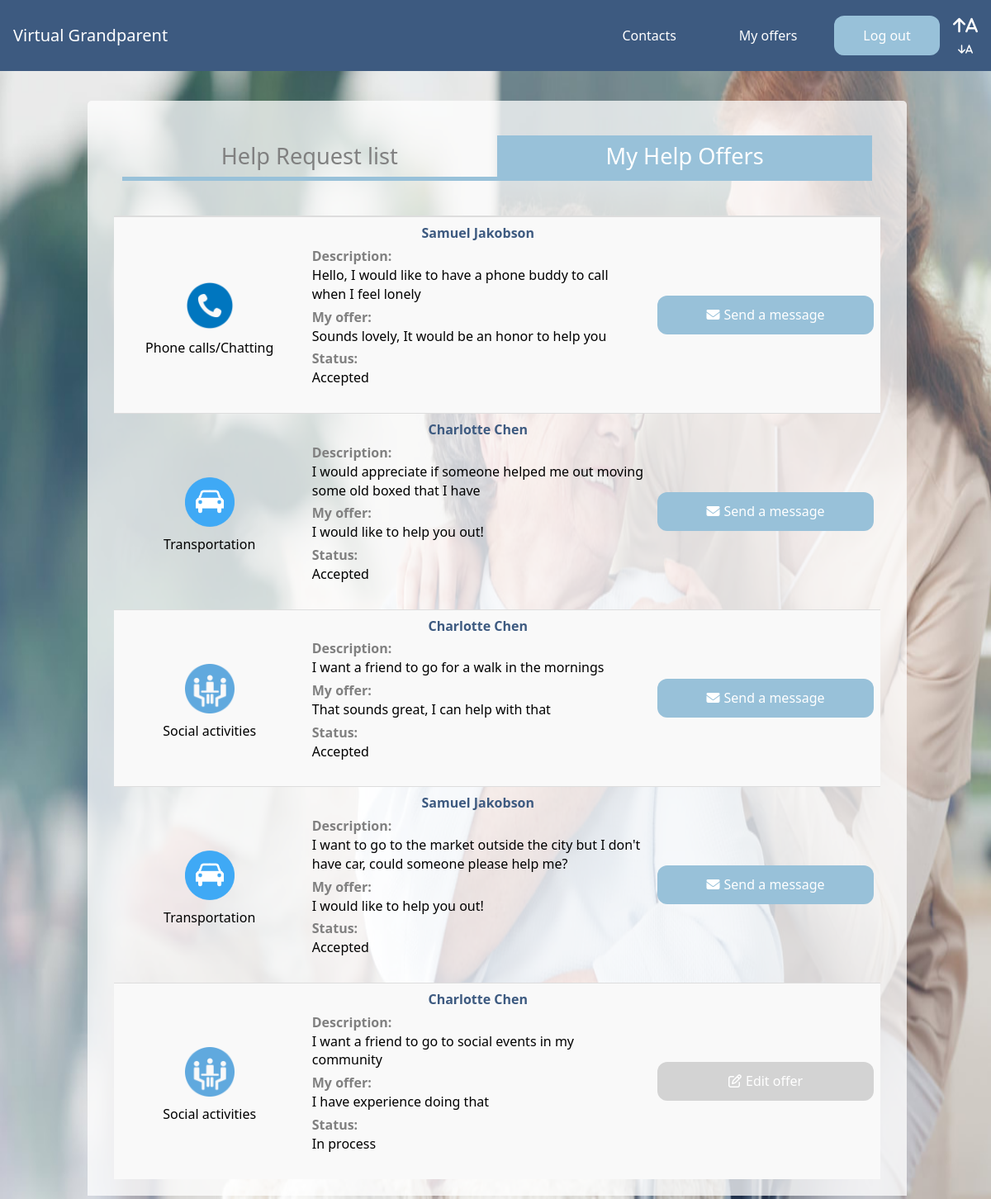
Screenshot of /my-offers (signed in) with the database file from the repository.
### core/models.py (models this page shows)
class Help(models.Model):
    id = models.AutoField(primary_key=True)
    description = models.TextField(max_length=1000)
    category = models.CharField(choices=HELP_CATEGORIES, max_length=2, default='OT')
    helper = models.ForeignKey(Helper, on_delete=models.CASCADE, null=True)
    oldPerson = models.ForeignKey(OldPerson, on_delete=models.CASCADE)
    date = models.DateField(default=datetime.date.today, blank=True)

class HelpCandidates(models.Model):
    id = models.AutoField(primary_key=True)
    helper = models.ForeignKey(Helper, on_delete=models.CASCADE, null=True)
    help = models.ForeignKey(Help, on_delete=models.CASCADE, null=True)
    description = models.TextField(max_length=1000)
    status= models.CharField(max_length=1, choices = HELP_STATUS, default='3') #status can be 1: active, 2: rejected, 3: in progress, 4: finished

### authentication/models.py (models this page shows)
class User(AbstractUser):
    id = models.AutoField(primary_key=True)
    name = models.CharField(max_length=200)
    surname = models.CharField(max_length=200)
    email = models.EmailField(max_length=200, unique=True)
    username = models.CharField(max_length=200)
    phoneNumber = models.CharField(max_length=200)
    isHelper = models.BooleanField(default=True)
    dateOfBirth = models.DateField(null=true)
    USERNAME_FIELD = 'email'
    REQUIRED_FIELDS = ['username']
    objects = Manager()
    class Meta:
        unique_together = ('email',)

### core/views.py (the view)
# urls.py: path('my-offers', views.myOffers, name='myOffers'),
@login_required
def myOffers(request):
    current_user = get_current_user(request)
    helper = get_helper_by_id(current_user.id)
    help_requests = Help.objects.filter(id__in=HelpCandidates.objects.filter(helper = helper).values('help'))
    for h in help_requests:
        user = User.objects.get(email = h.oldPerson.user.email)
        h.oldPersonName = user.name
        candidate = HelpCandidates.objects.filter(helper = helper, help = h).first()
        h.offerDescription = candidate.description
        h.status = candidate.get_status_display
        accepted = next(
            (item for item in HELP_STATUS if item[1] == 'Accepted'),
            {}
        )
    return render(request, 'core/myOffers.html', {'help_requests': help_requests})

### core/views.py (called while the page is built)
def get_current_user(request):
    return User.objects.filter(email = request.user)[0]

def get_helper_by_id(id):
    return Helper.objects.get(user_id = id)

### templates/core/myOffers.html (shortened to what this page needs)
{% extends 'core/base.html' %}
{% load static %}
{% block static %}
<link rel="stylesheet" href="{% static 'css/cards.css' %}">
<link rel="stylesheet" href="{% static 'css/flexbox.css' %}">
<link rel="stylesheet" href="{% static 'css/table.css' %}">
{% endblock %}
{% block content %}
<div class="p-4 grid-container inline-container">
    <div class="card single-card help_container px-8">
        <div class="flexbox_container">
            <div class="column column-title">
                <a href="{% url 'core:allHelpRequests' %}">Help Request list</a>
            </div>
            <div class="column column-title selected">
                <a href="{% url 'core:myOffers' %}">My Help Offers</a>
            </div>
        </div>
    {% if not help_requests %}
        <p class="mb-8">You don't have any help offer yet.
            <a href="{% url 'core:allHelpRequests' %}" class="link-text">Click here to see all help requests</a>
        </p>
    {% else %}
        <table class="table table-striped" style="width:100%">
            <thead>
            <tr>
                <th scope="col" width="25%"></th>
                <th scope="col" width="45%"></th>
                <th scope="col" width="30%"></th>
            </tr>
            </thead>
            <tbody id="requestTable">
                {% for help in help_requests %}
                <tr>
                    <td class="vertically-centered" style="text-align: center;">
                        {% with 'images/helpCategories/'|add:help.category|add:'.png' as image_static %}
                            <img class="table_icon" src="{% static image_static %}" alt="{{help.get_category_display}} icon">
                        {% endwith %}
                        <p>{{ help.get_category_display }}</p>
                    </td>
                    <td class="vertically-centered">
                        <p class="blue_title" style="text-align: center;">{{ help.oldPersonName }}</p>
                        <p class="flex_title">Description:</p>
                        <p>{{ help.description }}</p>
                        <p class="flex_title">My offer:</p>
                        <p>{{ help.offerDescription }}</p>
                        <p class="flex_title">Status:</p>
                        <p>{{ help.status }}</p>
                        <br />
                    </td>
                    <td class="vertically-centered">
                        {% if help.status == "Accepted" %}
                        <a href="{% url 'chat:contacts' %}" class="px-5 py-3 rounded-xl base-button large-button">
                            <i class="fa fa-envelope fa-space" aria-hidden="true"></i>Send a message
                        </a>
                        {% else %}
                        <a href="{% url 'core:editHelpOffer' help.id %}" class="px-5 py-3 rounded-xl base-button gray-button large-button">
                            <i class="fa fa-edit fa-space" aria-hidden="true"></i>Edit offer
                        </a>
                        {% endif %}
                    </td>
                </tr>
                {% endfor %}
            </tbody>
        </table>
    {% endif %}
    </div>
</div>
{% endblock %}

### static/css/base.css (style rules this page uses)
:root { --blue: #3d5a80; --light-blue: #98c1d9 ; --baby-blue: #e0fbfc; --orange: #ee6c4d; --dark-blue: #293241; --gray: #333333; }
.base-button { background-color: var(--light-blue) !important; color: white; width: 100%; text-align: center; }
.gray-button { background-color: lightgray !important; }
.large-button { text-align: center; display: block }
.base-background { background-color: var(white); }
.column { float: left; width: 50%; }
.column-title { text-align: center; color: gray; font-size: 1.7rem; padding: .3rem; border-bottom: 5px solid var(--light-blue); margin-bottom: 1rem; }
.selected { color: white; background: var(--light-blue); }
.fa-space { margin-right: 5px; }
.blue_title { color:var(--blue); font-weight: 600; }

### static/css/cards.css (style rules this page uses)
:root { --blue: #3d5a80; --light-blue: #98c1d9 ; --baby-blue: #e0fbfc; --orange: #ee6c4d; --dark-blue: #293241; --gray: #333333; }
.grid-container { margin: 20px auto; display:grid; grid-template-columns: auto auto; padding: 2px 16px; text-align: center; justify-content: center; }
.inline-container { grid-template-columns: 85%; }
.card { box-shadow: 0 8px 10px 0 rgba(0,0,0,0.4); transition: 0.3s; width: 90%; border-radius: 5px; background: rgba(255, 255, 255, 0.75); margin: 0 30px; padding: 2rem; text-align: left; float:right; -webkit-column-break-inside: avoid; page-break-inside: avoid; break-inside: avoid; }
.single-card { box-shadow: 0 8px 10px 0 rgba(0,0,0,0.4); transition: 0.3s; border-radius: 5px; background: rgba(255, 255, 255, 0.75); text-align: left; width: 100%; margin-left: 2px; -webkit-column-break-inside: avoid; page-break-inside: avoid; break-inside: avoid; }

### static/css/flexbox.css (style rules this page uses)
.flexbox_container { display: flex; padding: 10px; }
.flex_title { color: gray; font-weight: bold; margin-top: 5px; }
.help_container { box-shadow: none; margin-bottom: -2rem; border-bottom-right-radius: 0; border-bottom-left-radius: 0; padding: 0; padding-top: 2rem; }

### static/css/table.css (style rules this page uses)
.table { display: table; }
.table { width: 100%; max-width: 100%; margin-bottom: 20px; }
table { text-indent: 0; border-color: inherit; border-collapse: collapse; }
table { background-color: transparent; }
table { border-collapse: collapse; border-spacing: 0; }
.table-striped > tbody > tr:nth-of-type(2n+1) { background-color: #f9f9f9; }
.table > tbody > tr > td, .table > tbody > tr > th, .table > tfoot > tr > td, .table > tfoot > tr > th, .table > thead > tr > td, .table > thead > tr > th { padding: 8px; line-height: 1.42857143; vertical-align: top; border-top: 1px solid #ddd; }
.table > thead > tr > th { font-weight: 500; }
th { text-align: left; }
.table > thead:first-child > tr:first-child > th { border-top: 0; }
.table > thead > tr > th { vertical-align: bottom; border-bottom: 2px solid #ddd; }
img.table_icon { max-width: 5rem; max-height: 5rem; display: block; margin-left: auto; margin-right: auto; }
.table_icon { padding: 10px; flex-grow: 1; margin-right: 30px; }
.vertically-centered { vertical-align: middle !important; }

### rows the page displays
Help: shows a picture, category "Phone calls/Chatting", oldPersonName "Samuel Jakobson", description "Hello, I would like to have a phone buddy to call when I feel lonely", offerDescription "Sounds lovely, It would be an honor to help you", status "Accepted", shows "Send a message"
Help: category "Transportation", oldPersonName "Charlotte Chen", description "I would appreciate if someone helped me out moving some old boxed that I have", offerDescription "I would like to help you out!", status "Accepted", shows "Send a message"
Help: category "Social activities", oldPersonName "Charlotte Chen", description "I want a friend to go for a walk in the mornings", offerDescription "That sounds great, I can help with that", status "Accepted", shows "Send a message"
Help: category "Transportation", oldPersonName "Samuel Jakobson", description "I want to go to the market outside the city but I don't have car, could someone please help me?", offerDescription "I would like to help you out!", status "Accepted", shows "Send a message"
Help: category "Social activities", oldPersonName "Charlotte Chen", description "I want a friend to go to social events in my community", offerDescription "I have experience doing that", status "In process", shows "Edit offer"
